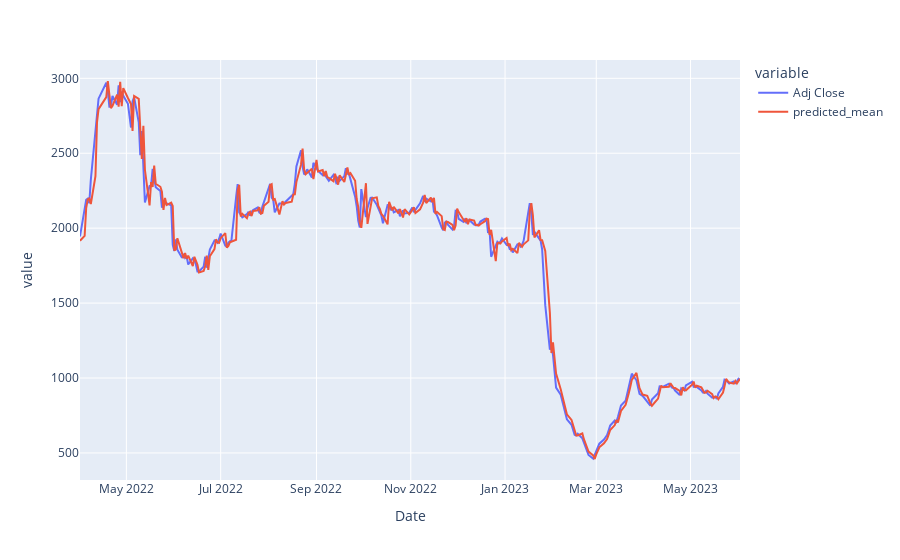

The cell this chart's notebook holds for it:
### Code cell
ab= adani.merge(pred,on ='Date')
px.line(ab)

### Figure 1 — Plotly figure (JSON) as saved in the notebook; plotly's stock layout.template omitted (floating-point values rounded to 4 significant figures; data arrays with more than 128 entries replaced by an {"elided": "..."} marker saying what was removed)
{"data": [{"hovertemplate": "variable=Adj Close<br>Date=%{x}<br>value=%{y}<extra></extra>", "legendgroup": "Adj Close", "line": {"color": "#636efa", "dash": "solid"}, "marker": {"symbol": "circle"}, "mode": "lines", "name": "Adj Close", "orientation": "v", "showlegend": true, "type": "scatter", "x": {"elided": "290 str values"}, "xaxis": "x", "y": {"elided": "290 float values"}, "yaxis": "y"}, {"hovertemplate": "variable=predicted_mean<br>Date=%{x}<br>value=%{y}<extra></extra>", "legendgroup": "predicted_mean", "line": {"color": "#EF553B", "dash": "solid"}, "marker": {"symbol": "circle"}, "mode": "lines", "name": "predicted_mean", "orientation": "v", "showlegend": true, "type": "scatter", "x": {"elided": "290 str values"}, "xaxis": "x", "y": {"elided": "290 float values"}, "yaxis": "y"}], "layout": {"legend": {"title": {"text": "variable"}, "tracegroupgap": 0}, "margin": {"t": 60}, "xaxis": {"anchor": "y", "domain": [0, 1], "title": {"text": "Date"}}, "yaxis": {"anchor": "x", "domain": [0, 1], "title": {"text": "value"}}}}
